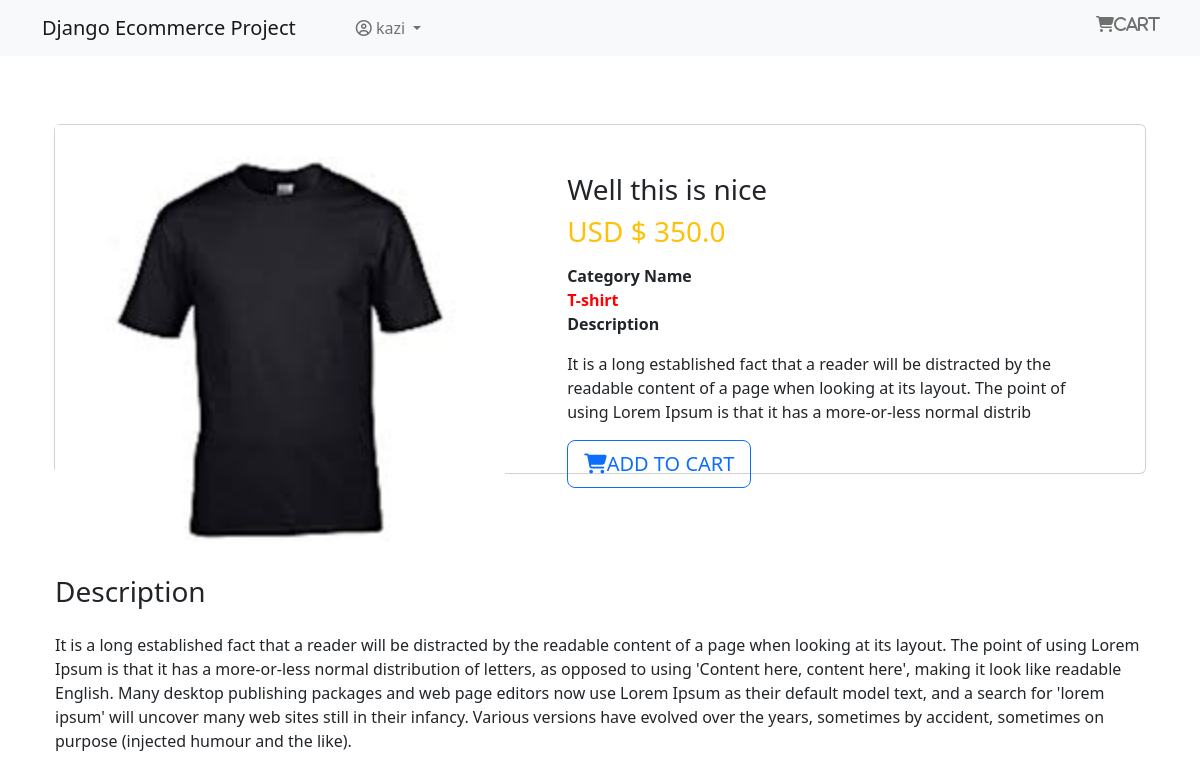
The page /product/2/ (signed in) on the database its author committed.
### App_Login/models.py (models this page shows, shortened)
class User(AbstractBaseUser,PermissionsMixin):
    email = models.EmailField(unique=True,null=False)
    is_staff = models.BooleanField(
        gettext_lazy('staff status'), default=False,
        help_text = gettext_lazy('Designates wheher the user can log in the site')
    )
    is_active = models.BooleanField(
        gettext_lazy('active'),
        default=True,
        help_text = gettext_lazy('Designates whether this user should be treated as active')
    )
    USERNAME_FIELD = 'email'
    objects = MyUserManager()

class Profile(models.Model):
    user = models.OneToOneField(User, on_delete=models.CASCADE, null=True, related_name = 'profile')
    username = models.CharField(max_length=264, null=True, blank = True)
    full_name = models.CharField(max_length=264, null=True, blank = True)
    address_1 = models.TextField(max_length=300, null=True, blank = True)
    city = models.CharField(max_length=40, null=True, blank = True)
    zipcode = models.CharField(max_length=10, null=True, blank = True)
    country = models.CharField(max_length=20, null=True, blank = True)
    phone = models.CharField(max_length=20, null=True, blank = True)
    date_joined = models.DateTimeField(auto_now_add=True)

### app_shop/models.py (models this page shows, shortened)
class Product(models.Model):
    miniimage = models.ImageField(upload_to='Product')
    name = models.CharField(max_length=264)
    category = models.ForeignKey(Category, on_delete=models.CASCADE, related_name = 'category')
    preview_text = models.TextField(max_length=200, verbose_name='Preview Text')
    details_text = models.TextField(max_length=1000, verbose_name='Description')
    price = models.FloatField()
    old_price = models.FloatField(default=0.00)
    created = models.DateTimeField(auto_now_add=True)
    class Meta:
        ordering = ['-created']

class Category(models.Model):
    title = models.CharField(max_length=30)
    created = models.DateTimeField(auto_now_add=True)
    def __str__(self):
        return self.title
    class Meta:
        verbose_name_plural = 'categories'

### app_shop/views.py (the view)
# urls.py: path('product/<pk>/', views.ProductDetail.as_view(), name='product_detail')
class ProductDetail(DetailView):
    model = Product
    template_name = 'app_shop/product_detail.html'

### templates/app_shop/product_detail.html
{% extends 'base.html' %}
{% block body_block %}
<div class="container my-5" >
    <div class="card" >
        <div class="row" >
            <aside class="col-sm-5 border-right" >
                <article class="gallery-wrap" >
                    <div class="img-big-wrap" >
                        <a href="#"><img src="/media/{{ object.miniimage }}" style="width: 450px;" alt=""></a>
                    </div>
                </article>
            </aside>
            <aside class="col-sm-7" >
                <article class="cart-body p-5" >
                    <h3 class="title mp-3"> {{ object.name }} </h3>
                    <p class="price-detail-wrap" >
                        <span class="price h3 text-warning" >
                            <span class="currency" >USD $</span>
                            <span class="num" > {{ object.price }} </span>
                        </span>
                    </p>
                    <dl class="item-property" >
                        <dt>Category Name</dt>
                        <b style="color: red;" >{{ object.category }}</b>
                        <br>
                        <dt>Description</dt>
                        <dd>
                            <p> {{ object.preview_text|linebreaks }} </p>
                        </dd>
                    </dl>
                    <a href=" {% url 'app_order:add' pk=object.pk %} " class="btn btn-lg btn-outline-primary text-uppercase" >
                        <i class="fa fa-shopping-cart"></i>Add To Cart
                    </a>
                </article>
            </aside>
            <h3>Description</h3>
            <p>{{ object.details_text|linebreaks }}</p><br><br><br><br>
        </div>
    </div>
</div>
{% endblock %}

### templates/navbar.html (shortened to what this page needs)
<nav class="navbar navbar-expand-lg navbar-light bg-light" >
    <div class="container" >
        <a class="navbar-brand" href="{% url 'app_shop:home' %}">Django Ecommerce Project</a>
        <div class="collapse navbar-collapse" id="navbarNav">
            <ul class="navbar-nav ml-auto" >
                {% if request.user.is_authenticated %}
                <li class="nav-item" >
                    <a class="nav-link" href="{% url 'app_order:cart' %}"><i class="fa fa-shopping-cart" aria-hidden="true" style="position: absolute; right: 40px;">Cart</i></a>
                </li>
                <li class="nav-item dropdown" >
                    <a href="#" class="nav-link dropdown-toggle" id="navbarDropdown" role="button" data-toggle="dropdown" aria-haspopup="true" aria-expanded="false">
                        <i class="fa fa-user-circle-o" aria-hidden="true" style="margin-left: 20px;"></i>
                        {{ request.user.profile.username }}
                        </a>
                </li>
                {% else %}
                <li class="nav-item" style="position: absolute; right: 40px; bottom: 10px;" >
                    <a href="{% url 'App_Login:login' %}" class="btn btn-info btn-sm" >Login</a>
                    <a href="{% url 'App_Login:signup' %}" class="btn btn-info btn-sm">Signup</a>
                </li>
                {% endif %}
            </ul>
        </div>
    </div>
</nav>

### templates/base.html (style rules this page uses)
.card { height: 350px; }

### rows shown on the page
User: user.profile.username "kazi"
Product: miniimage (picture), name "Well this is nice", price "350.0", category "T-shirt", preview_text "It is a long established fact that a reader will be distracted by the readable content of a page when looking at its layout. The point of using Lorem Ipsum is that it has a more-or-less normal distrib", details_text "It is a long established fact that a reader will be distracted by the readable content of a page when looking at its layout. The point of using Lorem Ipsum is that it has a more-or-less normal distribution of letters, as opposed to using 'Content here, content here', making it look like readable English. Many desktop publishing packages and web page editors now use Lorem Ipsum as their default model text, and a search for 'lorem ipsum' will uncover many web sites still in their infancy. Various versions have evolved over the years, sometimes by accident, sometimes on purpose (injected humour and the like)."
